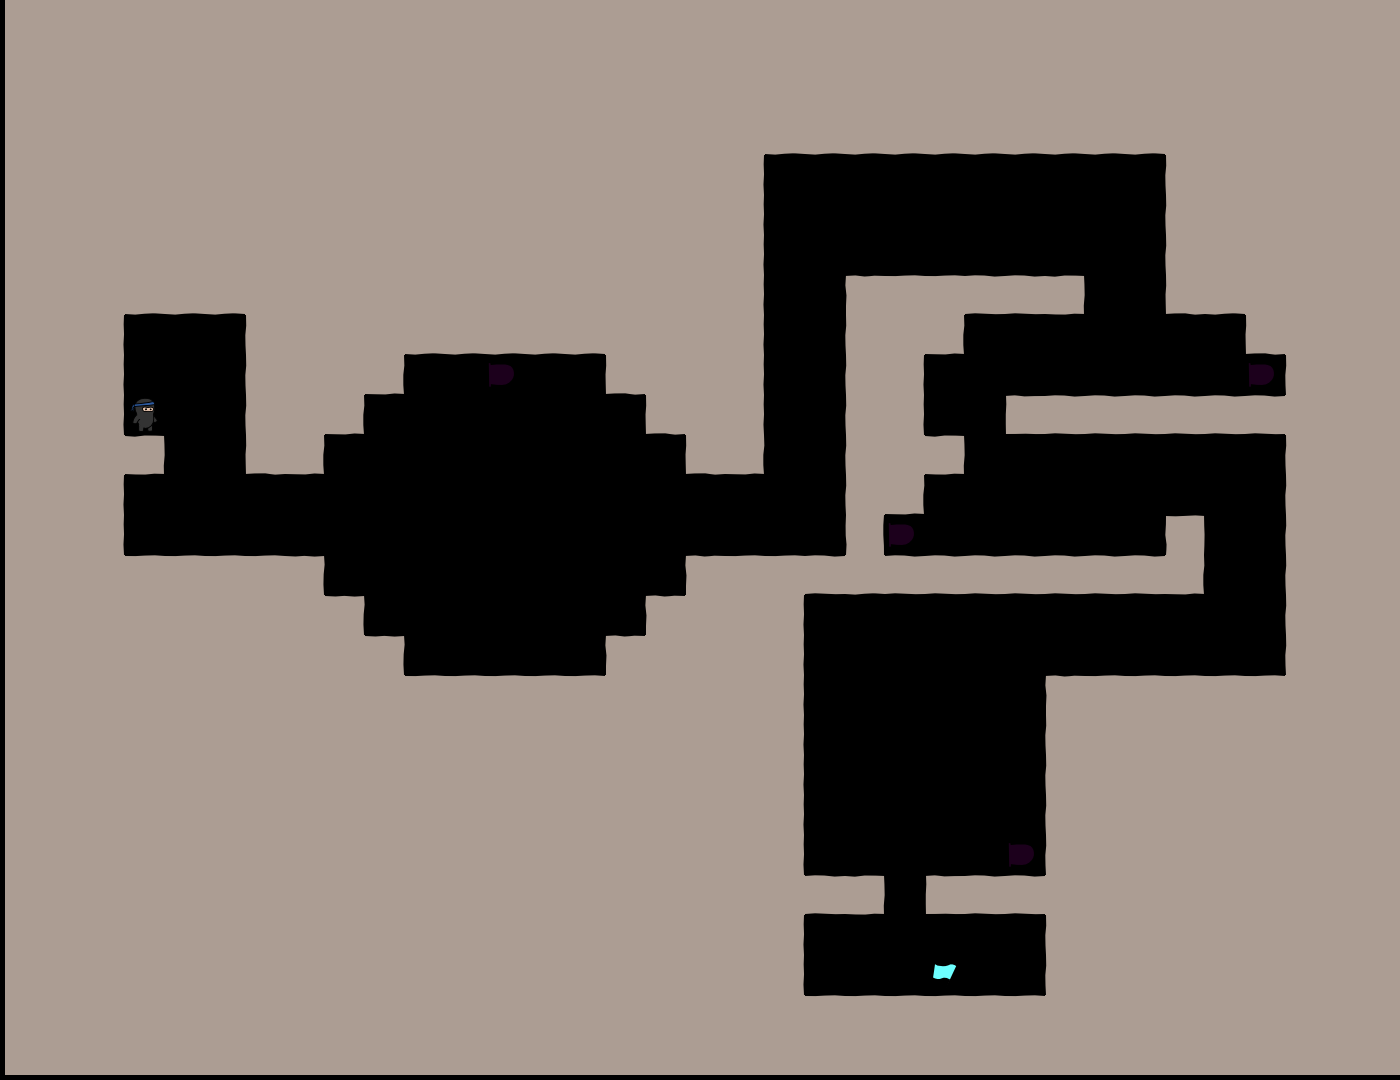

This game map was drawn from its Tiled (.tmx) file and the tilesets committed beside it. A one-line description and the full map source follow:
An orthogonal 35x27 tile map with 40x40 px tiles, 1 tile layer (bg).

<map version="1.0" orientation="orthogonal" width="35" height="27" tilewidth="40" tileheight="40">
 <tileset firstgid="1" name="tiles6_gapped" tilewidth="50" tileheight="50">
  <image source="tiles6_gapped.png" width="300" height="500" />
 </tileset>
 <layer name="bg" width="35" height="27">
  <data encoding="csv">
14,14,14,14,14,14,14,14,14,14,14,14,14,14,14,14,14,14,14,14,14,14,14,14,14,14,14,14,14,14,14,14,14,14,14,
14,14,14,14,14,14,14,14,14,14,14,14,14,14,14,14,14,14,14,14,14,14,14,14,14,14,14,14,14,14,14,14,14,14,14,
14,14,14,14,14,14,14,14,14,14,14,14,14,14,14,14,14,14,14,14,14,14,14,14,14,14,14,14,14,14,14,14,14,14,14,
14,14,14,14,14,14,14,14,14,14,14,14,14,14,14,14,14,14,14,20,20,20,20,20,20,20,20,20,20,14,14,14,14,14,14,
14,14,14,14,14,14,14,14,14,14,14,14,14,14,14,14,14,14,15,0,0,0,0,0,0,0,0,0,0,13,14,14,14,14,14,
14,14,14,14,14,14,14,14,14,14,14,14,14,14,14,14,14,14,15,0,0,0,0,0,0,0,0,0,0,13,14,14,14,14,14,
14,14,14,14,14,14,14,14,14,14,14,14,14,14,14,14,14,14,15,0,0,0,0,0,0,0,0,0,0,13,14,14,14,14,14,
14,14,14,20,20,20,14,14,14,14,14,14,14,14,14,14,14,14,15,0,0,7,8,8,2,2,3,0,0,19,20,14,14,14,14,
14,14,15,0,0,0,13,14,14,14,20,20,20,20,20,14,14,14,15,0,0,13,14,21,0,0,0,0,0,0,0,19,14,14,14,
14,14,15,0,0,0,13,14,14,21,0,0,54,0,0,19,14,14,15,0,0,13,15,0,0,0,0,0,0,0,0,54,13,14,14,
14,14,15,47,0,0,13,14,21,0,0,0,0,0,0,0,19,14,15,0,0,13,15,0,0,1,2,2,2,2,2,2,14,14,14,
14,14,14,3,0,0,19,21,0,0,0,0,0,0,0,0,0,19,21,0,0,13,14,3,0,0,0,0,0,0,0,0,13,14,14,
14,14,15,0,0,0,0,0,0,0,0,0,0,0,0,0,0,0,0,0,0,13,21,0,0,0,0,0,0,0,0,0,13,14,14,
14,14,15,0,0,0,0,0,0,0,0,0,0,0,0,0,0,0,0,0,0,16,54,0,0,0,0,0,0,10,0,0,13,14,14,
14,14,14,8,8,8,8,9,0,0,0,0,0,0,0,0,0,7,8,8,2,20,2,2,2,2,2,2,2,21,0,0,13,14,14,
14,14,14,14,14,14,14,14,9,0,0,0,0,0,0,0,7,14,14,15,0,0,0,0,0,0,0,0,0,0,0,0,13,14,14,
14,14,14,14,14,14,14,14,14,9,0,0,0,0,0,7,14,14,14,15,0,0,0,0,0,0,0,0,0,0,0,0,13,14,14,
14,14,14,14,14,14,14,14,14,14,8,8,8,8,8,14,14,14,14,15,0,0,0,0,0,0,7,8,8,8,8,8,14,14,14,
14,14,14,14,14,14,14,14,14,14,14,14,14,14,14,14,14,14,14,15,0,0,0,0,0,0,13,14,14,14,14,14,14,14,14,
14,14,14,14,14,14,14,14,14,14,14,14,14,14,14,14,14,14,14,15,0,0,0,0,0,0,13,14,14,14,14,14,14,14,14,
14,14,14,14,14,14,14,14,14,14,14,14,14,14,14,14,14,14,14,15,0,0,0,0,0,0,13,14,14,14,14,14,14,14,14,
14,14,14,14,14,14,14,14,14,14,14,14,14,14,14,14,14,14,14,15,0,0,0,0,0,54,13,14,14,14,14,14,14,14,14,
14,14,14,14,14,14,14,14,14,14,14,14,14,14,14,14,14,14,14,14,2,3,0,1,2,2,14,14,14,14,14,14,14,14,14,
14,14,14,14,14,14,14,14,14,14,14,14,14,14,14,14,14,14,14,15,0,0,0,0,0,0,13,14,14,14,14,14,14,14,14,
14,14,14,14,14,14,14,14,14,14,14,14,14,14,14,14,14,14,14,15,0,0,0,48,0,0,13,14,14,14,14,14,14,14,14,
14,14,14,14,14,14,14,14,14,14,14,14,14,14,14,14,14,14,14,14,8,8,8,8,8,8,14,14,14,14,14,14,14,14,14,
14,14,14,14,14,14,14,14,14,14,14,14,14,14,14,14,14,14,14,14,14,14,14,14,14,14,14,14,14,14,14,14,14,14,14
</data>
 </layer>
</map>
